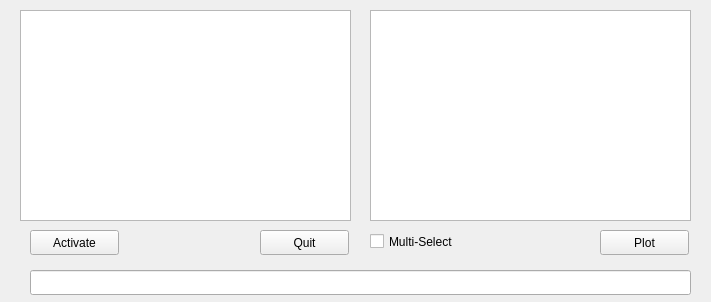
<?xml version="1.0" encoding="UTF-8"?>
<ui version="4.0">
 <class>MyPluginWidget</class>
 <widget class="QWidget" name="MyPluginWidget">
  <property name="geometry">
   <rect>
    <x>0</x>
    <y>0</y>
    <width>711</width>
    <height>302</height>
   </rect>
  </property>
  <property name="windowTitle">
   <string>rqt_aidin2</string>
  </property>
  <widget class="QListView" name="listView">
   <property name="geometry">
    <rect>
     <x>20</x>
     <y>10</y>
     <width>331</width>
     <height>211</height>
    </rect>
   </property>
  </widget>
  <widget class="QPushButton" name="pushButton">
   <property name="geometry">
    <rect>
     <x>30</x>
     <y>230</y>
     <width>89</width>
     <height>25</height>
    </rect>
   </property>
   <property name="text">
    <string>Activate</string>
   </property>
  </widget>
  <widget class="QPushButton" name="pushButton_2">
   <property name="geometry">
    <rect>
     <x>260</x>
     <y>230</y>
     <width>89</width>
     <height>25</height>
    </rect>
   </property>
   <property name="text">
    <string>Quit</string>
   </property>
  </widget>
  <widget class="QPushButton" name="pushButton_3">
   <property name="geometry">
    <rect>
     <x>600</x>
     <y>230</y>
     <width>89</width>
     <height>25</height>
    </rect>
   </property>
   <property name="text">
    <string>Plot</string>
   </property>
  </widget>
  <widget class="QListView" name="listView_2">
   <property name="geometry">
    <rect>
     <x>370</x>
     <y>10</y>
     <width>321</width>
     <height>211</height>
    </rect>
   </property>
  </widget>
  <widget class="QCheckBox" name="checkBox">
   <property name="geometry">
    <rect>
     <x>370</x>
     <y>230</y>
     <width>111</width>
     <height>23</height>
    </rect>
   </property>
   <property name="text">
    <string>Multi-Select</string>
   </property>
  </widget>
  <widget class="QLineEdit" name="lineEdit">
   <property name="geometry">
    <rect>
     <x>30</x>
     <y>270</y>
     <width>661</width>
     <height>25</height>
    </rect>
   </property>
  </widget>
 </widget>
 <resources/>
 <connections/>
</ui>
